Frame 1 (no input): blank canvas, image omitted
Frame 60 (the mouse pressed at the canvas centre just before this capture): blank canvas, image omitted
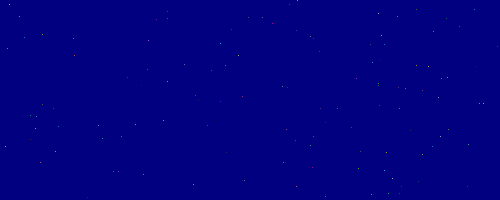
Frame 120 (the mouse held since frame 60 and released just before this capture)

The Processing sketch whose frames 1 and 60 were blank and that drew this single picture after the mouse press (run headless with seeded random() and noise(); from frame 60 on, the mouse is pressed at the canvas centre):

// Processing sketch: anim2
// ── anim2.pde
void setup()  
{
  size(500,200);      //the size of the window
  background(0,0,128);//its background color
}

void draw()
{
  stroke(random(256),random(256),random(256));
  point(random(width),random(height));
}
